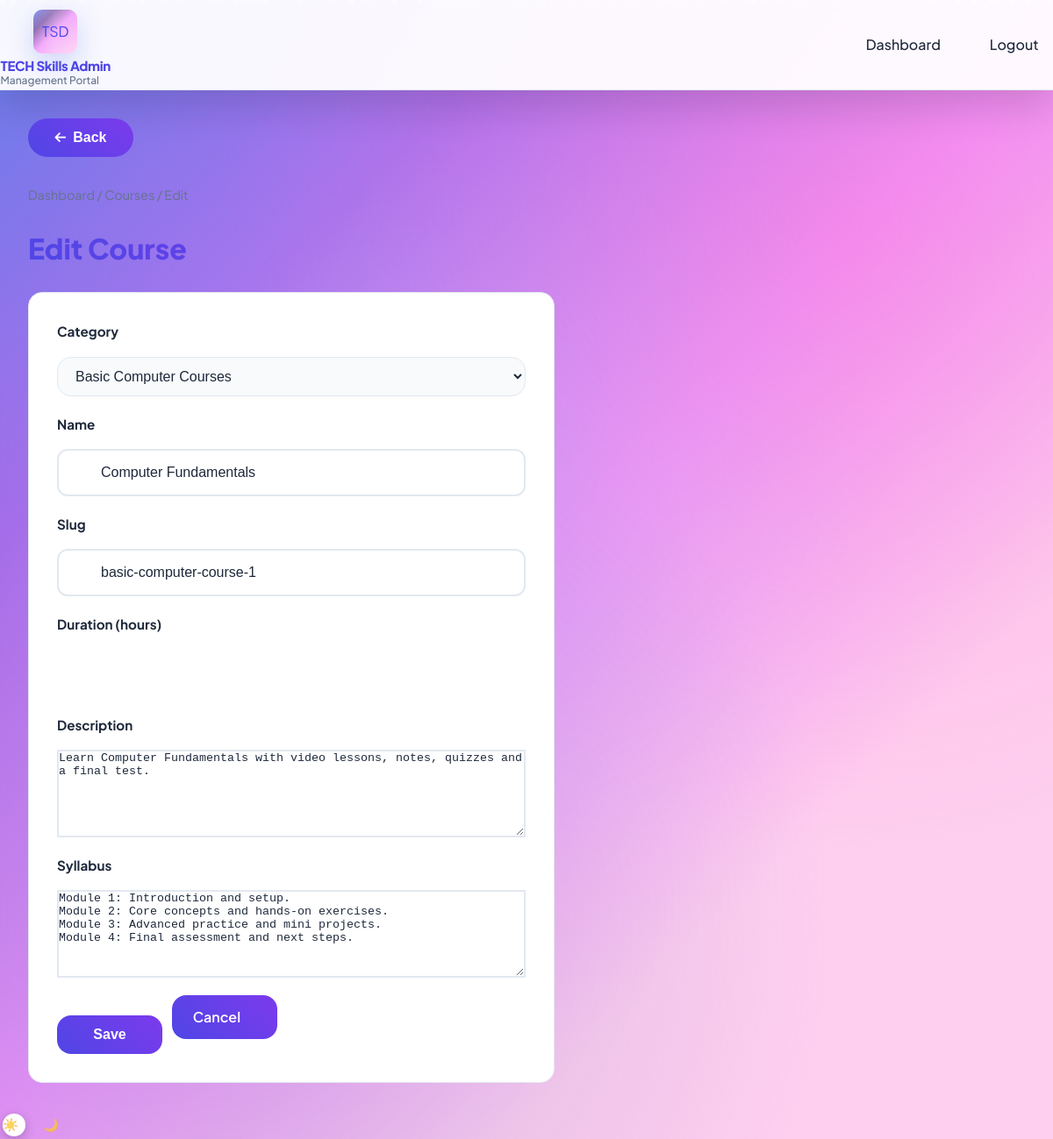
/admin/courses/1/edit (signed in), run on the app's committed database.
### models.py (models this page shows)
class Course(db.Model):
    __tablename__ = "courses"
    id = db.Column(db.Integer, primary_key=True)
    category_id = db.Column(db.Integer, db.ForeignKey("categories.id"), nullable=False)
    name = db.Column(db.String(200), nullable=False)
    slug = db.Column(db.String(200), nullable=False)
    description = db.Column(db.Text, nullable=True)
    duration_weeks = db.Column(db.Integer, default=4)
    syllabus_text = db.Column(db.Text, nullable=True)
    topics = db.relationship("CourseTopic", backref="course", lazy="dynamic", order_by="CourseTopic.order")
    enrollments = db.relationship("Enrollment", backref="course", lazy="dynamic")

class Category(db.Model):
    __tablename__ = "categories"
    id = db.Column(db.Integer, primary_key=True)
    name = db.Column(db.String(100), nullable=False)
    slug = db.Column(db.String(100), unique=True, nullable=False)
    description = db.Column(db.Text, nullable=True)
    icon = db.Column(db.String(50), nullable=True)
    courses = db.relationship("Course", backref="category", lazy="dynamic")

### app.py (the view, shortened to what this page needs)
@app.route("/admin/courses/<int:course_id>/edit", methods=["GET", "POST"])
@login_required
@admin_required
def admin_course_edit(course_id):
    course = Course.query.get_or_404(course_id)
    categories = Category.query.order_by(Category.id).all()
    return render_template("admin/admin_course_form.html", course=course, categories=categories)

### app.py (called while the page is built)
@login_manager.user_loader
def load_user(user_id):
    if user_id is None:
        return None
    try:
        return User.query.get(int(user_id))
    except (ValueError, TypeError):
        return None

def admin_required(f):
    @wraps(f)
    def decorated(*args, **kwargs):
        if not current_user.is_authenticated or current_user.role != "admin":
            flash("Admin access required.", "error")
            return redirect(url_for("admin_login"))
        return f(*args, **kwargs)
    return decorated

### templates/admin/admin_course_form.html (shortened to what this page needs)
{% extends "base.html" %}
{% block content %}
<nav class="breadcrumb"><a href="{{ url_for('admin_dashboard') }}">Dashboard</a> / <a href="{{ url_for('admin_courses') }}">Courses</a> / {{ 'Edit' if course else 'Add' }}</nav>
<h1 class="page-title">{{ 'Edit' if course else 'Add' }} Course</h1>
<div class="form-card" style="max-width: 600px;">
    <form method="post" action="{{ url_for('admin_course_edit', course_id=course.id) if course else url_for('admin_course_add') }}">
        <div class="form-group">
            <label for="category_id">Category</label>
            <select id="category_id" name="category_id" required>
                {% for c in categories %}
                <option value="{{ c.id }}" {% if course and course.category_id == c.id %}selected{% elif selected_category_id and c.id == selected_category_id %}selected{% endif %}>{{ c.name }}</option>
                {% endfor %}
            </select>
        </div>
        <div class="form-group">
            <label for="name">Name</label>
            <input type="text" id="name" name="name" value="{{ course.name if course else '' }}" required>
        </div>
        <div class="form-group">
            <label for="slug">Slug</label>
            <input type="text" id="slug" name="slug" value="{{ course.slug if course else '' }}" placeholder="auto from name">
        </div>
        <div class="form-group">
            <label for="duration_weeks">Duration (hours)</label>
            <input type="number" id="duration_weeks" name="duration_weeks" value="{{ course.duration_weeks if course else 10 }}" min="1">
        </div>
        <div class="form-group">
            <label for="description">Description</label>
            <textarea id="description" name="description">{{ course.description if course else '' }}</textarea>
        </div>
        <div class="form-group">
            <label for="syllabus_text">Syllabus</label>
            <textarea id="syllabus_text" name="syllabus_text" rows="5">{{ course.syllabus_text if course else '' }}</textarea>
        </div>
        <button type="submit" class="btn btn-primary">Save</button>
        <a href="{{ url_for('admin_courses') }}" class="btn btn-secondary" style="margin-left: 0.5rem;">Cancel</a>
    </form>
</div>
{% endblock %}

### data on the page
Course: category_id "Basic Computer Courses", name "Computer Fundamentals", slug "basic-computer-course-1", duration_weeks "10", description "Learn Computer Fundamentals with video lessons, notes, quizzes and a final test.", syllabus_text "Module 1: Introduction and setup. Module 2: Core concepts and hands-on exercises. Module 3: Advanced practice and mini projects. Module 4: Final assessment and next steps."

### other printed values
{{ 'Edit' if course else 'Add' }} "Edit"
